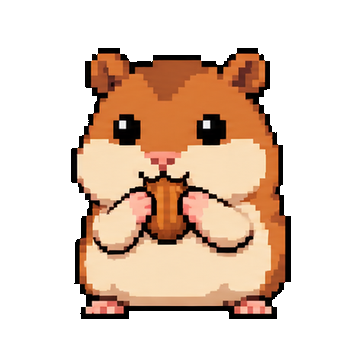
#> input picture src/renderer/src/assets/pet/pixel/almond.png, 360 x 340 px
$ python extract_pet_animation.py ../src/renderer/src/assets/pet/pixel/almond.png ../src/renderer/src/assets/pet/pixel/blink.png out ../src/renderer/src/assets/pet/pixel/blink.png
#> lines starting #> are read from the running program, lines starting #| are printed output that depends on the picture
### scripts/extract_pet_sprites.py
"""Extract the supplied hamster sheet without resampling or redrawing pixels."""

from pathlib import Path
from shutil import copy2
from collections import deque
import sys

from PIL import Image


OUTPUT_SIZE = (360, 340)

# Each tuple is (body center x, body baseline y).  A common destination baseline
# keeps the character stable while leaving room for the detached ? / Z glyphs.
FRAMES = {
    "idle": (186, 355),
    "blink": (547, 355),
    "talk": (906, 355),
    "question": (1260, 355),
    "sad": (186, 707),
    "happy": (547, 707),
    "thumbsup": (901, 707),
    "relaxed": (1258, 707),
    "sleep1": (180, 1047),
    "sleep2": (529, 1047),
    "sleep3": (884, 1047),
}


def is_green_screen(red: int, green: int, blue: int) -> bool:
    """Match the bright green background without consuming dark line art."""
    return green >= 120 and green > red * 1.35 and green > blue * 1.35


def connected_green_screen(frame: Image.Image) -> set[tuple[int, int]]:
    """Flood the bright backdrop, then peel off its one-pixel dark green fringe."""
    width, height = frame.size
    source = frame.load()
    transparent: set[tuple[int, int]] = set()
    queue: deque[tuple[int, int]] = deque()

    for x in range(width):
        queue.extend(((x, 0), (x, height - 1)))
    for y in range(height):
        queue.extend(((0, y), (width - 1, y)))

    while queue:
        x, y = queue.popleft()
        if (x, y) in transparent:
            continue
        red, green, blue, _alpha = source[x, y]
        if not is_green_screen(red, green, blue):
            continue
        transparent.add((x, y))
        for next_y in range(max(0, y - 1), min(height, y + 2)):
            for next_x in range(max(0, x - 1), min(width, x + 2)):
                if (next_x, next_y) not in transparent:
                    queue.append((next_x, next_y))

    fringe: set[tuple[int, int]] = set()
    for x, y in transparent:
        for next_y in range(max(0, y - 1), min(height, y + 2)):
            for next_x in range(max(0, x - 1), min(width, x + 2)):
                red, green, blue, _alpha = source[next_x, next_y]
                if green > red and green > blue:
                    fringe.add((next_x, next_y))
    transparent.update(fringe)

    return transparent


# [30 lines left out: function main, not called in this run]


# [2 lines that do not run on import are left out]

### scripts/extract_pet_animation.py
"""Cut a green-screen animation strip into frames that line up with the pet sprites.

AI-generated strips come at their own scale and position, so every frame is
rescaled by ONE shared factor (from the first frame vs. the reference frame)
and placed so its feet sit exactly where the reference hamster's feet are.

usage: extract_pet_animation.py STRIP.png REFERENCE.png OUTPUT_DIR NAME_PREFIX
  writes OUTPUT_DIR/NAME_PREFIX1.png ... in left-to-right order.
"""

from pathlib import Path
import sys

from PIL import Image

sys.path.insert(0, str(Path(__file__).resolve().parent))
from extract_pet_sprites import connected_green_screen, is_green_screen  # noqa: E402

MIN_FRAME_WIDTH = 80
FEET_BAND = 24


def frame_columns(strip: Image.Image) -> list[tuple[int, int]]:
    """Left/right x of each frame, split by fully green columns."""
    width, height = strip.size
    pixels = strip.load()
    filled = [
        any(not is_green_screen(*pixels[x, y][:3]) for y in range(0, height, 2))
        for x in range(width)
    ]
    runs: list[tuple[int, int]] = []
    start = None
    for x, has_art in enumerate(filled + [False]):
        if has_art and start is None:
            start = x
        elif not has_art and start is not None:
            if x - start >= MIN_FRAME_WIDTH:
                runs.append((start, x - 1))
            start = None
    return runs


def key_out_green(frame: Image.Image) -> Image.Image:
    """Same green-screen removal and spill cleanup as extract_pet_sprites.py."""
    frame = frame.convert("RGBA")
    width, _height = frame.size
    transparent = connected_green_screen(frame)
    pixels = []
    for index, (red, green, blue, _alpha) in enumerate(frame.getdata()):
        if (index % width, index // width) in transparent or is_green_screen(red, green, blue):
            pixels.append((0, 0, 0, 0))
        elif green > red and green > blue and green < 120:
            neutral = min(red, blue)
            pixels.append((neutral, neutral, neutral, 255))
        else:
            pixels.append((red, green, blue, 255))
    frame.putdata(pixels)
    return frame


def feet_center_x(image: Image.Image) -> float:
    """Horizontal center of the bottom band, so raised arms don't shift the body."""
    box = image.getchannel("A").getbbox()
    if box is None:
        raise ValueError("empty frame")
    pixels = image.load()
    xs = [
        x
        for y in range(box[3] - FEET_BAND, box[3])
        for x in range(box[0], box[2])
        if pixels[x, y][3] > 0
    ]
    return sum(xs) / len(xs)


def main() -> None:
    if len(sys.argv) != 5:
        raise SystemExit(
            "usage: extract_pet_animation.py STRIP.png REFERENCE.png OUTPUT_DIR NAME_PREFIX"
        )
    strip = Image.open(sys.argv[1]).convert("RGBA")
#> strip is the input picture: PIL image 360x340 RGBA; mean R, G, B, A 79.1, 57.3, 41.7, 107.1
    reference = Image.open(sys.argv[2]).convert("RGBA")
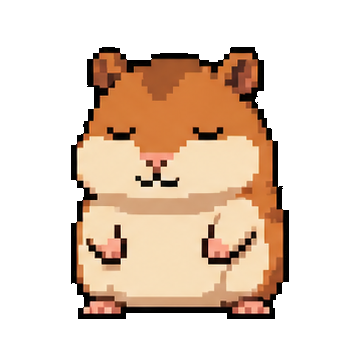
#> input picture src/renderer/src/assets/pet/pixel/blink.png, 360 x 340 px
#> reference is the input picture: PIL image 360x340 RGBA; mean R, G, B, A 81.6, 61.8, 45.7, 107.8
    output_dir = Path(sys.argv[3])
    prefix = sys.argv[4]
    output_dir.mkdir(parents=True, exist_ok=True)

    reference_box = reference.getchannel("A").getbbox()
#> reference_box = (71, 47, 289, 319)
    reference_height = reference_box[3] - reference_box[1]
#> reference_height = 272
    reference_feet_x = feet_center_x(reference)
#> in feet_center_x, `box = image.getchannel("A").getbbox()`: box = (71, 47, 289, 319)
#> in feet_center_x, `xs = [ x for y in range(box[3] - FEET_BAND, box[3]) for x in range(box..`: xs = 4036 values, max 275 at index 192, min 78 at index 2475, mean 177.5
#> reference_feet_x = 177.5
    canvas_size = reference.size
#> canvas_size = (360, 340)

    frames = []
    for left, right in frame_columns(strip):
#> in frame_columns, `width, height = strip.size`: width = 360; height = 340
#> in frame_columns, `filled = [ any(not is_green_screen(*pixels[x, y][:3]) for y in range(0..`: filled = 360 items
        frame = key_out_green(strip.crop((left, 0, right + 1, strip.height)))
        frames.append(frame.crop(frame.getchannel("A").getbbox()))
#> this loop made 1 pass
#> pass 1, in main, `frame = key_out_green(strip.crop((left, 0, right + 1, strip.height)))`:
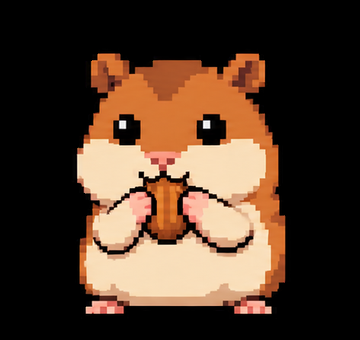
#> frame: PIL image 360x340 RGBA; mean R, G, B, A 79.1, 57.3, 41.7, 255
#> after the loop, frames = 1 item

    # One shared scale keeps the frames the same size relative to each other.
    scale = reference_height / frames[0].height
#> scale = 0.8
    for index, frame in enumerate(frames, start=1):
        size = (round(frame.width * scale), round(frame.height * scale))
        resized = frame.convert("RGBa").resize(size, Image.LANCZOS).convert("RGBA")
        # Hard alpha edge, matching the existing sprites (fully opaque or fully clear).
        alpha = resized.getchannel("A").point(lambda value: 255 if value >= 128 else 0)
        resized.putalpha(alpha)

        canvas = Image.new("RGBA", canvas_size, (0, 0, 0, 0))
        x = round(reference_feet_x - feet_center_x(resized))
        y = reference_box[3] - resized.height
        canvas.alpha_composite(resized, (x, y))
        canvas.save(output_dir / f"{prefix}{index}.png")
        print(f"{prefix}{index}.png  offset=({x}, {y})  size={size}")
#> this loop made 1 pass
#> (index, box in feet_center_x, x, y) on pass 1: (1, (0, 0, 288, 272), 34, 47)
#| ../src/renderer/src/assets/pet/pixel/blink.png1.png  offset=(34, 47)  size=(288, 272)
#> pass 1, in main, `resized = frame.convert("RGBa").resize(size, Image.LANCZOS).convert("R..`:
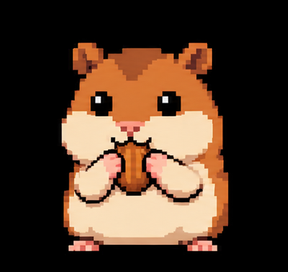
#> resized: PIL image 288x272 RGBA; mean R, G, B, A 79.2, 57.3, 41.8, 255
#> pass 1, in main, `canvas.save(output_dir / f"{prefix}{index}.png")`:
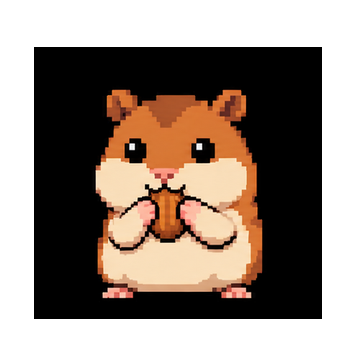
#> saved as blink.png1.png: PIL image 360x340 RGBA; mean R, G, B, A 50.7, 36.7, 26.7, 163.2; transparent parts drawn white
    print(f"scale={scale:.4f}  frames={len(frames)}")
#| scale=0.8000  frames=1


if __name__ == "__main__":
    main()
